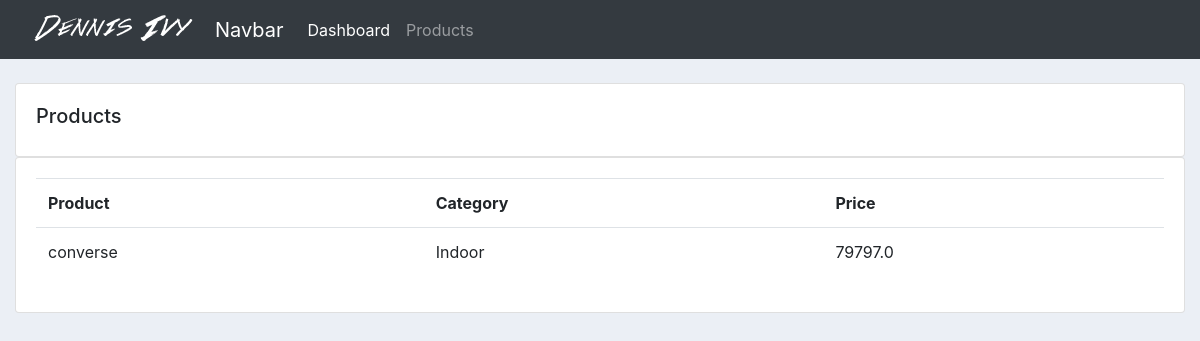
The app's page /product/ with its own data.
### accounts/models.py (models this page shows, shortened)
class Product(models.Model):
    CATEGORY = (
        ('Indoor', 'Indoor'),
        ('Out Door', 'Out Door'),
    )
    name = models.CharField(max_length=200, null=True)
    price = models.FloatField(null=True)
    category = models.CharField(max_length=200, null=True, choices=CATEGORY)
    description = models.CharField(max_length=200, null=True)
    date_created = models.DateTimeField(auto_now_add=True, null=True)
    tags = models.ManyToManyField(Tag)

### accounts/views.py (the view)
# urls.py: path('product/', views.products, name="products"),
def products(request):
    products = Product.objects.all()
    return render(request, 'accounts/products.html', {'products': products})

### accounts/templates/accounts/products.html
{%  extends 'accounts/main.html' %}
{% block content %}
		<br>
		<div class="row">
			<div class="col-md">
				<div class="card card-body">
					<h5>Products</h5>
				</div>
				<div class="card card-body">
					<table class="table">
						<tr>
							<th>Product</th>
							<th>Category</th>
							<th>Price</th>
						</tr>
                        {% for product in products %}
                            <tr>
                                <td>{{ product.name }}</td>
                                <td>{{ product.category }}</td>
                                <td>{{ product.price }}</td>
                            </tr>
                        {% endfor %}
					</table>
				</div>
			</div>
		</div>
{% endblock content %}

### static/css/main.css (style rules this page uses)
body { background-color: #ebeff5; }

### records on screen
Product: name "converse", category "Indoor", price "79797.0"
